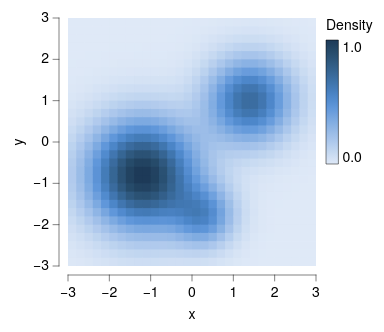

Source (Vega-Lite JSON):
### Vega-Lite specification from a JSON file in a GitHub repository (floating-point values rounded to 4 significant figures; data arrays with more than 128 entries replaced by an {"elided": "..."} marker saying what was removed)
{"background": null, "config": {"arc": {"fill": "#DBDBDB", "fillOpacity": 1.0, "innerRadius": 31.0, "padAngle": 0.03, "stroke": "black", "strokeOpacity": 1, "strokeWidth": 0.25}, "area": {"fill": "#DBDBDB", "fillOpacity": 1.0, "stroke": "black", "strokeOpacity": 1, "strokeWidth": 0.25}, "axis": {"domain": true, "domainCap": "round", "domainColor": "black", "domainWidth": 0.25, "grid": false, "gridCap": "round", "gridColor": "#F1F1F1", "gridDash": [0, 0], "gridOpacity": 1.0, "gridWidth": 0.25, "labelColor": "black", "labelFont": "Helvetica Neue", "labelFontSize": 7, "labelFontStyle": "normal", "labelFontWeight": 400, "offset": 4.5, "ticks": true, "tickCap": "round", "tickColor": "black", "tickRound": false, "tickSize": 3, "tickWidth": 0.25, "titleColor": "black", "titleFont": "Helvetica Neue", "titleFontSize": 7, "titleFontStyle": "normal", "titleFontWeight": 400}, "axisX": {"domain": true, "labelAlign": "center", "labelAngle": 0, "labels": true, "ticks": true, "translate": 0}, "axisY": {"domain": true, "labelAlign": "right", "labelAngle": 0, "labels": true, "ticks": true, "translate": 0}, "axisRight": {"domain": true, "labelAlign": "left", "labelAngle": 0, "labels": true, "ticks": true, "translate": 0}, "axisTop": {"domain": true, "labelAlign": "center", "labelAngle": 0, "labels": true, "ticks": true, "translate": 0}, "axisBand": {"tickOffset": 0}, "bar": {"fill": "#DBDBDB", "fillOpacity": 1.0, "stroke": "black", "strokeOpacity": 1, "strokeWidth": 0.25}, "boxplot": {"size": 11.16, "ticks": {"cornerRadius": 0.25, "fill": "black", "size": 5.58, "thickness": 0.25}, "box": {"fillOpacity": 1.0, "stroke": "black", "strokeOpacity": 1, "strokeWidth": 0.25}, "median": {"fill": "black", "fillOpacity": 1.0, "size": 11.16, "thickness": 0.25}, "rule": {"fill": "black", "fillOpacity": 1.0, "size": 12.4, "stroke": "black", "strokeDash": [0, 0], "strokeOpacity": 1, "strokeWidth": 0.25}, "outliers": {"color": "black", "fill": "black", "fillOpacity": 1.0, "size": 0, "stroke": "black", "strokeOpacity": 1, "strokeWidth": 0.25}}, "circle": {"fill": "black", "fillOpacity": 1.0, "size": 0.62, "stroke": null, "strokeOpacity": 1, "strokeWidth": 0.25}, "errorband": {"band": {"fillOpacity": 0.6, "stroke": null, "strokeWidth": 0.25, "strokeOpacity": 1}, "borders": {"opacity": 0, "strokeOpacity": 0.25, "strokeWidth": 1}}, "errorbar": {"opacity": 1, "rule": {"strokeDash": [0, 0], "strokeWidth": 0.25}, "ticks": {"color": "black", "cornerRadius": 0.125, "opacity": 1, "size": 7.44, "thickness": 0.25}, "thickness": 0.25}, "font": "Helvetica Neue", "geoshape": {"fill": "#DBDBDB", "fillOpacity": 1.0, "stroke": "black", "strokeOpacity": 1, "strokeWidth": 0.25}, "header": {"labelColor": "black", "labelFont": "Helvetica Neue", "labelFontSize": 7, "labelFontStyle": "normal", "labelFontWeight": 400, "titleColor": "black", "titleFont": "Helvetica Neue", "titleFontSize": 7, "titleFontStyle": "normal", "titleFontWeight": 400, "titlePadding": 0}, "legend": {"disable": false, "offset": 4.5, "titlePadding": 4, "labelOffset": 2, "gradientLabelOffset": 2, "gradientLength": 62.0, "gradientThickness": 6.2, "gradientOpacity": 1.0, "gradientStrokeColor": "black", "gradientStrokeWidth": 0.25, "labelColor": "black", "labelFont": "Helvetica Neue", "labelFontSize": 7, "labelFontStyle": "normal", "labelFontWeight": 400, "strokeColor": "black", "strokeWidth": 0, "symbolSize": 42, "symbolStrokeColor": "black", "symbolStrokeWidth": 0.25, "titleColor": "black", "titleFont": "Helvetica Neue", "titleFontSize": 7, "titleFontStyle": "normal", "titleFontWeight": 400}, "line": {"color": "black", "stroke": "black", "strokeCap": "round", "strokeDash": [0, 0], "strokeOpacity": 1, "strokeWidth": 0.375}, "point": {"filled": true, "fill": "#DBDBDB", "fillOpacity": 1.0, "size": 6.2, "stroke": "black", "strokeOpacity": 1, "strokeWidth": 0.25}, "range": {"category": ["#C6D9F1", "#F1C9CB", "#FEF0B9", "#CEE37A", "#7AA8E0", "#E589A3", "#FDDD5D", "#68B961", "#4177B1", "#C35082", "#E5C227", "#438156"], "diverging": {"scheme": ["#C35082", "#CE6D94", "#D989A7", "#E2A4BA", "#EABFCE", "#F1DBE2", "#F6F6F6", "#D7E0EB", "#B9CBE0", "#9BB6D5", "#7DA1C9", "#5F8CBD", "#4177B1"]}, "heatmap": {"scheme": ["#DFE9F7", "#C6D9F1", "#ADC8EC", "#94B8E6", "#7AA8E0", "#6097DA", "#4D87CA", "#4177B1", "#386898", "#2F597F", "#264A69", "#1D3A58"]}, "ordinal": {"scheme": ["#F1F1F1", "#DBDBDB", "#C6C6C6", "#B2B2B2", "#9D9D9D", "#898989", "#767676", "#636363", "#515151", "#404040", "#2F2F2F", "#1F1F1F"]}, "ramp": {"scheme": ["#DFE9F7", "#C6D9F1", "#ADC8EC", "#94B8E6", "#7AA8E0", "#6097DA", "#4D87CA", "#4177B1", "#386898", "#2F597F", "#264A69", "#1D3A58"]}}, "rule": {"color": "black", "stroke": "black", "strokeCap": "round", "strokeDash": [2, 2], "strokeOpacity": 1, "strokeWidth": 0.25}, "scale": {"bandPaddingInner": 0.1, "bandPaddingOuter": 0.1, "round": false}, "rect": {"fill": "#DBDBDB", "fillOpacity": 1.0, "stroke": "black", "strokeOpacity": 1, "strokeWidth": 0.25}, "square": {"fill": "#DBDBDB", "fillOpacity": 1.0, "size": 12.4, "stroke": "black", "strokeOpacity": 1, "strokeWidth": 0.25}, "text": {"color": "black", "font": "Helvetica Neue", "fontSize": 7, "fontStyle": "normal", "fontWeight": 400}, "title": {"anchor": "middle", "frame": "group", "color": "black", "font": "Helvetica Neue", "fontSize": 7, "fontStyle": "normal", "fontWeight": 400, "subtitleColor": "black", "subtitleFont": "Helvetica Neue", "subtitleFontSize": "Helvetica Neue", "subtitleFontStyle": "normal", "subtitleFontWeight": 400}, "view": {"continuousWidth": 124, "continuousHeight": 124, "discreteWidth": 124, "discreteHeight": 124, "fill": null, "stroke": null, "strokeWidth": 0.25}}, "data": {"name": "data-ba0412ef80218ea38e3c8f5f8b522309"}, "mark": {"type": "rect", "clip": true, "stroke": null}, "encoding": {"color": {"field": "density", "title": "Density", "type": "quantitative"}, "x": {"axis": {"values": [-3, -2, -1, 0, 1, 2, 3]}, "field": "x0", "scale": {"domain": [-3, 3], "nice": false}, "title": "x", "type": "quantitative"}, "x2": {"field": "x1"}, "y": {"axis": {"values": [-3, -2, -1, 0, 1, 2, 3]}, "field": "y0", "scale": {"domain": [-3, 3], "nice": false}, "title": "y", "type": "quantitative"}, "y2": {"field": "y1"}}, "$schema": "https://vega.github.io/schema/vega-lite/v6.4.1.json", "datasets": {"data-ba0412ef80218ea38e3c8f5f8b522309": {"elided": "900 records"}}}
